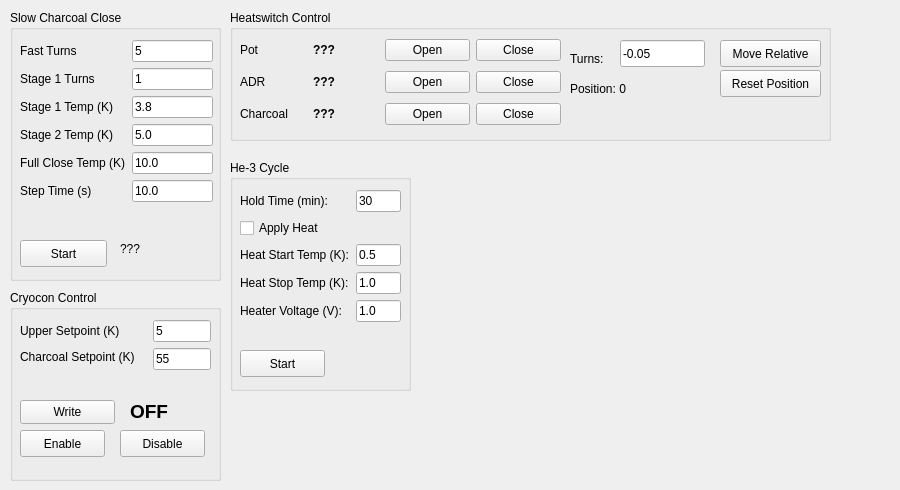
      <widget class="QWidget" name="tab_he3_2">
       <attribute name="title">
        <string>He 3</string>
       </attribute>
       <widget class="QGroupBox" name="gb1">
        <property name="geometry">
         <rect>
          <x>10</x>
          <y>290</y>
          <width>211</width>
          <height>191</height>
         </rect>
        </property>
        <property name="sizePolicy">
         <sizepolicy hsizetype="Preferred" vsizetype="Preferred">
          <horstretch>0</horstretch>
          <verstretch>0</verstretch>
         </sizepolicy>
        </property>
        <property name="minimumSize">
         <size>
          <width>0</width>
          <height>0</height>
         </size>
        </property>
        <property name="title">
         <string>Cryocon Control</string>
        </property>
        <property name="flat">
         <bool>false</bool>
        </property>
        <property name="checkable">
         <bool>false</bool>
        </property>
        <widget class="QPushButton" name="pb_enable_cryocon_control">
         <property name="geometry">
          <rect>
           <x>10</x>
           <y>140</y>
           <width>85</width>
           <height>27</height>
          </rect>
         </property>
         <property name="minimumSize">
          <size>
           <width>85</width>
           <height>0</height>
          </size>
         </property>
         <property name="text">
          <string>Enable</string>
         </property>
        </widget>
        <widget class="QPushButton" name="pb_disable_cryocon_control">
         <property name="geometry">
          <rect>
           <x>110</x>
           <y>140</y>
           <width>85</width>
           <height>27</height>
          </rect>
         </property>
         <property name="minimumSize">
          <size>
           <width>85</width>
           <height>0</height>
          </size>
         </property>
         <property name="text">
          <string>Disable</string>
         </property>
        </widget>
        <widget class="QLabel" name="l_cryocon_control_status">
         <property name="geometry">
          <rect>
           <x>120</x>
           <y>110</y>
           <width>41</width>
           <height>21</height>
          </rect>
         </property>
         <property name="text">
          <string>&lt;html&gt;&lt;head/&gt;&lt;body&gt;&lt;p&gt;&lt;span style=&quot; font-size:14pt; font-weight:600;&quot;&gt;OFF&lt;/span&gt;&lt;/p&gt;&lt;/body&gt;&lt;/html&gt;</string>
         </property>
        </widget>
        <widget class="QPushButton" name="pb_write_cryocon_control">
         <property name="geometry">
          <rect>
           <x>10</x>
           <y>110</y>
           <width>95</width>
           <height>24</height>
          </rect>
         </property>
         <property name="text">
          <string>Write</string>
         </property>
        </widget>
        <widget class="QWidget" name="formLayoutWidget_7">
         <property name="geometry">
          <rect>
           <x>10</x>
           <y>30</y>
           <width>191</width>
           <height>71</height>
          </rect>
         </property>
         <layout class="QFormLayout" name="formLayout_7">
          <property name="fieldGrowthPolicy">
           <enum>QFormLayout::AllNonFixedFieldsGrow</enum>
          </property>
          <item row="0" column="0">
           <widget class="QLabel" name="l1">
            <property name="sizePolicy">
             <sizepolicy hsizetype="Minimum" vsizetype="Preferred">
              <horstretch>0</horstretch>
              <verstretch>0</verstretch>
             </sizepolicy>
            </property>
            <property name="minimumSize">
             <size>
              <width>111</width>
              <height>0</height>
             </size>
            </property>
            <property name="text">
             <string>Upper Setpoint (K)</string>
            </property>
           </widget>
          </item>
          <item row="1" column="0">
           <widget class="QLabel" name="l2">
            <property name="sizePolicy">
             <sizepolicy hsizetype="Minimum" vsizetype="Preferred">
              <horstretch>0</horstretch>
              <verstretch>0</verstretch>
             </sizepolicy>
            </property>
            <property name="minimumSize">
             <size>
              <width>127</width>
              <height>0</height>
             </size>
            </property>
            <property name="maximumSize">
             <size>
              <width>16777215</width>
              <height>17</height>
             </size>
            </property>
            <property name="text">
             <string>Charcoal Setpoint (K)</string>
            </property>
           </widget>
          </item>
          <item row="1" column="1">
           <widget class="QLineEdit" name="le_charcoal_setpoint">
            <property name="sizePolicy">
             <sizepolicy hsizetype="Expanding" vsizetype="Fixed">
              <horstretch>0</horstretch>
              <verstretch>0</verstretch>
             </sizepolicy>
            </property>
            <property name="minimumSize">
             <size>
              <width>0</width>
              <height>0</height>
             </size>
            </property>
            <property name="text">
             <string>55</string>
            </property>
           </widget>
          </item>
          <item row="0" column="1">
           <widget class="QLineEdit" name="le_upper_setpoint">
            <property name="sizePolicy">
             <sizepolicy hsizetype="Expanding" vsizetype="Fixed">
              <horstretch>0</horstretch>
              <verstretch>0</verstretch>
             </sizepolicy>
            </property>
            <property name="minimumSize">
             <size>
              <width>0</width>
              <height>0</height>
             </size>
            </property>
            <property name="text">
             <string>5</string>
            </property>
            <property name="maxLength">
             <number>32767</number>
            </property>
           </widget>
          </item>
         </layout>
        </widget>
       </widget>
       <widget class="dataplot_mpl" name="plot_he3" native="true">
        <property name="geometry">
         <rect>
          <x>420</x>
          <y>140</y>
          <width>471</width>
          <height>341</height>
         </rect>
        </property>
       </widget>
       <widget class="QGroupBox" name="gb2">
        <property name="geometry">
         <rect>
          <x>230</x>
          <y>10</y>
          <width>601</width>
          <height>131</height>
         </rect>
        </property>
        <property name="sizePolicy">
         <sizepolicy hsizetype="Preferred" vsizetype="Preferred">
          <horstretch>0</horstretch>
          <verstretch>0</verstretch>
         </sizepolicy>
        </property>
        <property name="minimumSize">
         <size>
          <width>0</width>
          <height>0</height>
         </size>
        </property>
        <property name="title">
         <string>Heatswitch Control</string>
        </property>
        <widget class="QWidget" name="layoutWidget">
         <property name="geometry">
          <rect>
           <x>10</x>
           <y>25</y>
           <width>321</width>
           <height>95</height>
          </rect>
         </property>
         <layout class="QGridLayout" name="gridLayout_2">
          <item row="0" column="0">
           <widget class="QLabel" name="l4">
            <property name="minimumSize">
             <size>
              <width>54</width>
              <height>0</height>
             </size>
            </property>
            <property name="text">
             <string>Pot</string>
            </property>
           </widget>
          </item>
          <item row="0" column="1">
           <widget class="QLabel" name="l_pot_hs_status">
            <property name="minimumSize">
             <size>
              <width>51</width>
              <height>0</height>
             </size>
            </property>
            <property name="text">
             <string>&lt;html&gt;&lt;head/&gt;&lt;body&gt;&lt;p&gt;&lt;span style=&quot; font-weight:600;&quot;&gt;???&lt;/span&gt;&lt;/p&gt;&lt;/body&gt;&lt;/html&gt;</string>
            </property>
           </widget>
          </item>
          <item row="1" column="3">
           <widget class="QPushButton" name="pb_close_adr_hs">
            <property name="minimumSize">
             <size>
              <width>85</width>
              <height>0</height>
             </size>
            </property>
            <property name="text">
             <string>Close</string>
            </property>
           </widget>
          </item>
          <item row="0" column="2">
           <widget class="QPushButton" name="pb_open_pot_hs">
            <property name="minimumSize">
             <size>
              <width>85</width>
              <height>0</height>
             </size>
            </property>
            <property name="text">
             <string>Open</string>
            </property>
           </widget>
          </item>
          <item row="1" column="2">
           <widget class="QPushButton" name="pb_open_adr_hs">
            <property name="minimumSize">
             <size>
              <width>85</width>
              <height>0</height>
             </size>
            </property>
            <property name="text">
             <string>Open</string>
            </property>
           </widget>
          </item>
          <item row="0" column="3">
           <widget class="QPushButton" name="pb_close_pot_hs">
            <property name="minimumSize">
             <size>
              <width>85</width>
              <height>0</height>
             </size>
            </property>
            <property name="text">
             <string>Close</string>
            </property>
           </widget>
          </item>
          <item row="1" column="1">
           <widget class="QLabel" name="l_adr_hs_status">
            <property name="minimumSize">
             <size>
              <width>37</width>
              <height>0</height>
             </size>
            </property>
            <property name="text">
             <string>&lt;html&gt;&lt;head/&gt;&lt;body&gt;&lt;p&gt;&lt;span style=&quot; font-weight:600;&quot;&gt;???&lt;/span&gt;&lt;/p&gt;&lt;/body&gt;&lt;/html&gt;</string>
            </property>
           </widget>
          </item>
          <item row="1" column="0">
           <widget class="QLabel" name="l3">
            <property name="minimumSize">
             <size>
              <width>27</width>
              <height>0</height>
             </size>
            </property>
            <property name="text">
             <string>ADR</string>
            </property>
           </widget>
          </item>
          <item row="2" column="0">
           <widget class="QLabel" name="l5">
            <property name="text">
             <string>Charcoal</string>
            </property>
           </widget>
          </item>
          <item row="2" column="1">
           <widget class="QLabel" name="l_charcoal_hs_status">
            <property name="text">
             <string>&lt;b&gt;???&lt;/b&gt;</string>
            </property>
           </widget>
          </item>
          <item row="2" column="2">
           <widget class="QPushButton" name="pb_open_charcoal_hs">
            <property name="text">
             <string>Open</string>
            </property>
           </widget>
          </item>
          <item row="2" column="3">
           <widget class="QPushButton" name="pb_close_charcoal_hs">
            <property name="text">
             <string>Close</string>
            </property>
           </widget>
          </item>
         </layout>
        </widget>
        <widget class="QPushButton" name="pb_charcoal_hs_move_relative">
         <property name="geometry">
          <rect>
           <x>490</x>
           <y>30</y>
           <width>101</width>
           <height>27</height>
          </rect>
         </property>
         <property name="text">
          <string>Move Relative</string>
         </property>
        </widget>
        <widget class="QLineEdit" name="le_charcoal_num_turns">
         <property name="geometry">
          <rect>
           <x>390</x>
           <y>30</y>
           <width>85</width>
           <height>27</height>
          </rect>
         </property>
         <property name="sizePolicy">
          <sizepolicy hsizetype="Minimum" vsizetype="Fixed">
           <horstretch>0</horstretch>
           <verstretch>0</verstretch>
          </sizepolicy>
         </property>
         <property name="minimumSize">
          <size>
           <width>85</width>
           <height>0</height>
          </size>
         </property>
         <property name="text">
          <string>-0.05</string>
         </property>
        </widget>
        <widget class="QLabel" name="l29">
         <property name="geometry">
          <rect>
           <x>340</x>
           <y>40</y>
           <width>58</width>
           <height>17</height>
          </rect>
         </property>
         <property name="text">
          <string>Turns:</string>
         </property>
        </widget>
        <widget class="QLabel" name="l_charcoal_position">
         <property name="geometry">
          <rect>
           <x>340</x>
           <y>70</y>
           <width>91</width>
           <height>17</height>
          </rect>
         </property>
         <property name="text">
          <string>Position: 0</string>
         </property>
        </widget>
        <widget class="QPushButton" name="pb_charcoal_position_reset">
         <property name="geometry">
          <rect>
           <x>490</x>
           <y>60</y>
           <width>101</width>
           <height>27</height>
          </rect>
         </property>
         <property name="text">
          <string>Reset Position</string>
         </property>
        </widget>
       </widget>
       <widget class="QGroupBox" name="gb_charcoal_close">
        <property name="geometry">
         <rect>
          <x>10</x>
          <y>10</y>
          <width>211</width>
          <height>271</height>
         </rect>
        </property>
        <property name="title">
         <string>Slow Charcoal Close</string>
        </property>
        <widget class="QWidget" name="formLayoutWidget_3">
         <property name="geometry">
          <rect>
           <x>10</x>
           <y>30</y>
           <width>193</width>
           <height>194</height>
          </rect>
         </property>
         <layout class="QFormLayout" name="formLayout_3">
          <property name="fieldGrowthPolicy">
           <enum>QFormLayout::AllNonFixedFieldsGrow</enum>
          </property>
          <item row="0" column="0">
           <widget class="QLabel" name="label_3">
            <property name="text">
             <string>Fast Turns</string>
            </property>
           </widget>
          </item>
          <item row="0" column="1">
           <widget class="QLineEdit" name="le_charcoal_close_fast_turns">
            <property name="text">
             <string>5</string>
            </property>
           </widget>
          </item>
          <item row="1" column="0">
           <widget class="QLabel" name="label_4">
            <property name="text">
             <string>Stage 1 Turns</string>
            </property>
           </widget>
          </item>
          <item row="1" column="1">
           <widget class="QLineEdit" name="le_charcoal_close_stage1_turns">
            <property name="text">
             <string>1</string>
            </property>
           </widget>
          </item>
          <item row="2" column="0">
           <widget class="QLabel" name="label_5">
            <property name="text">
             <string>Stage 1 Temp (K)</string>
            </property>
           </widget>
          </item>
          <item row="2" column="1">
           <widget class="QLineEdit" name="le_charcoal_close_stage1_temp">
            <property name="text">
             <string>3.8</string>
            </property>
           </widget>
          </item>
          <item row="3" column="0">
           <widget class="QLabel" name="label_6">
            <property name="text">
             <string>Stage 2 Temp (K)</string>
            </property>
           </widget>
          </item>
          <item row="3" column="1">
           <widget class="QLineEdit" name="le_charcoal_close_stage2_temp">
            <property name="text">
             <string>5.0</string>
            </property>
           </widget>
          </item>
          <item row="4" column="0">
           <widget class="QLabel" name="label_7">
            <property name="text">
             <string>Full Close Temp (K)</string>
            </property>
           </widget>
          </item>
          <item row="4" column="1">
           <widget class="QLineEdit" name="le_charcoal_close_full_close_temp">
            <property name="text">
             <string>10.0</string>
            </property>
           </widget>
          </item>
          <item row="5" column="0">
           <widget class="QLabel" name="label_12">
            <property name="text">
             <string>Step Time (s)</string>
            </property>
           </widget>
          </item>
          <item row="5" column="1">
           <widget class="QLineEdit" name="le_charcoal_close_step_time">
            <property name="text">
             <string>10.0</string>
            </property>
           </widget>
          </item>
         </layout>
        </widget>
        <widget class="QPushButton" name="pb_charcoal_close_start">
         <property name="geometry">
          <rect>
           <x>10</x>
           <y>230</y>
           <width>87</width>
           <height>27</height>
          </rect>
         </property>
         <property name="text">
          <string>Start</string>
         </property>
        </widget>
        <widget class="QLabel" name="l_slow_charcoal_close_status">
         <property name="geometry">
          <rect>
           <x>110</x>
           <y>230</y>
           <width>91</width>
           <height>17</height>
          </rect>
         </property>
         <property name="text">
          <string>???</string>
         </property>
        </widget>
       </widget>
       <widget class="QGroupBox" name="gb_he3_test">
        <property name="geometry">
         <rect>
          <x>230</x>
          <y>160</y>
          <width>181</width>
          <height>231</height>
         </rect>
        </property>
        <property name="title">
         <string>He-3 Cycle</string>
        </property>
        <widget class="QPushButton" name="pb_he3_test_start">
         <property name="geometry">
          <rect>
           <x>10</x>
           <y>190</y>
           <width>85</width>
           <height>27</height>
          </rect>
         </property>
         <property name="minimumSize">
          <size>
           <width>85</width>
           <height>0</height>
          </size>
         </property>
         <property name="text">
          <string>Start</string>
         </property>
        </widget>
        <widget class="QWidget" name="formLayoutWidget_6">
         <property name="geometry">
          <rect>
           <x>10</x>
           <y>30</y>
           <width>161</width>
           <height>156</height>
          </rect>
         </property>
         <layout class="QFormLayout" name="formLayout_6">
          <item row="0" column="0">
           <widget class="QLabel" name="label_14">
            <property name="text">
             <string>Hold Time (min):</string>
            </property>
           </widget>
          </item>
          <item row="0" column="1">
           <widget class="QLineEdit" name="le_he3_test_hold_time">
            <property name="text">
             <string>30</string>
            </property>
           </widget>
          </item>
          <item row="2" column="0">
           <widget class="QLabel" name="label_15">
            <property name="text">
             <string>Heat Start Temp (K):</string>
            </property>
           </widget>
          </item>
          <item row="2" column="1">
           <widget class="QLineEdit" name="le_he3_test_heat_start_temp">
            <property name="text">
             <string>0.5</string>
            </property>
           </widget>
          </item>
          <item row="3" column="0">
           <widget class="QLabel" name="label_16">
            <property name="text">
             <string>Heat Stop Temp (K):</string>
            </property>
           </widget>
          </item>
          <item row="3" column="1">
           <widget class="QLineEdit" name="le_he3_test_heat_stop_temp">
            <property name="text">
             <string>1.0</string>
            </property>
           </widget>
          </item>
          <item row="1" column="0">
           <widget class="QCheckBox" name="cb_he3_test_apply_heat">
            <property name="text">
             <string>Apply Heat</string>
            </property>
           </widget>
          </item>
          <item row="4" column="0">
           <widget class="QLabel" name="label_17">
            <property name="text">
             <string>Heater Voltage (V):</string>
            </property>
           </widget>
          </item>
          <item row="4" column="1">
           <widget class="QLineEdit" name="le_he3_test_voltage">
            <property name="text">
             <string>1.0</string>
            </property>
           </widget>
          </item>
         </layout>
        </widget>
       </widget>
      </widget>
